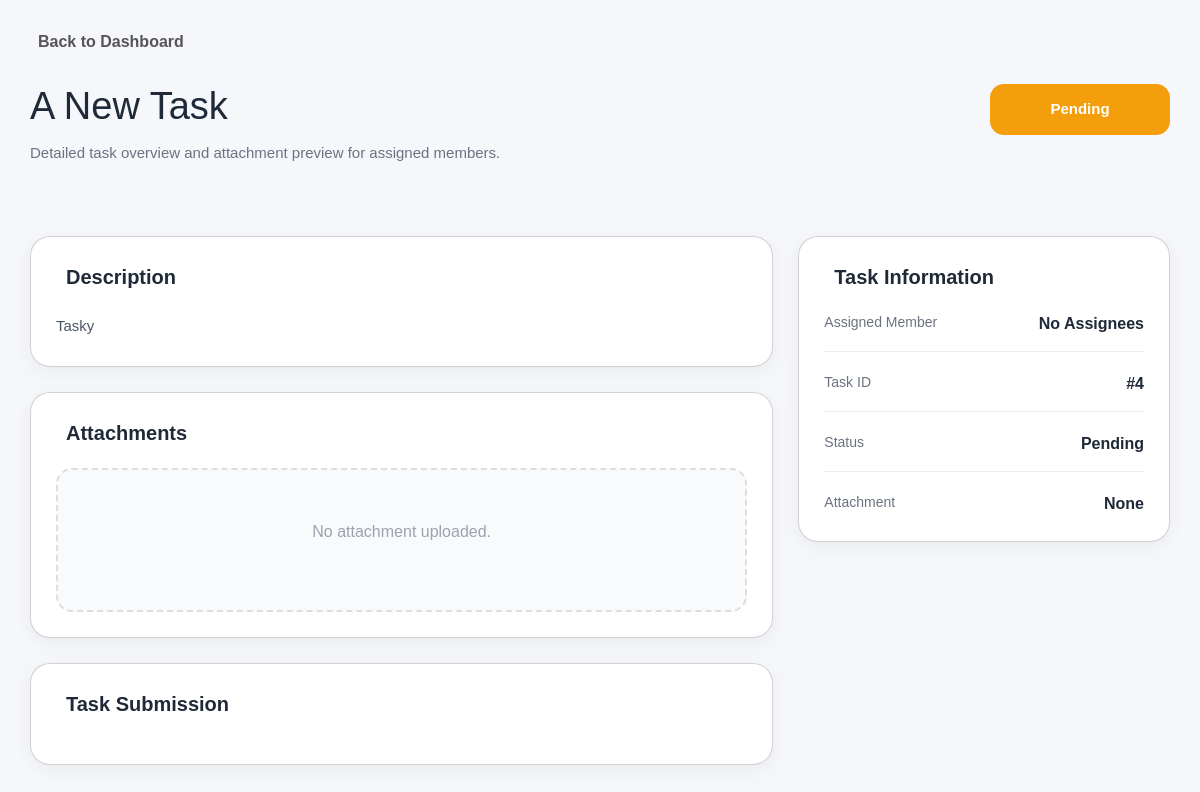
/pages/tasks/task.view.php?id=4, run on an earlier commit of the app's database.
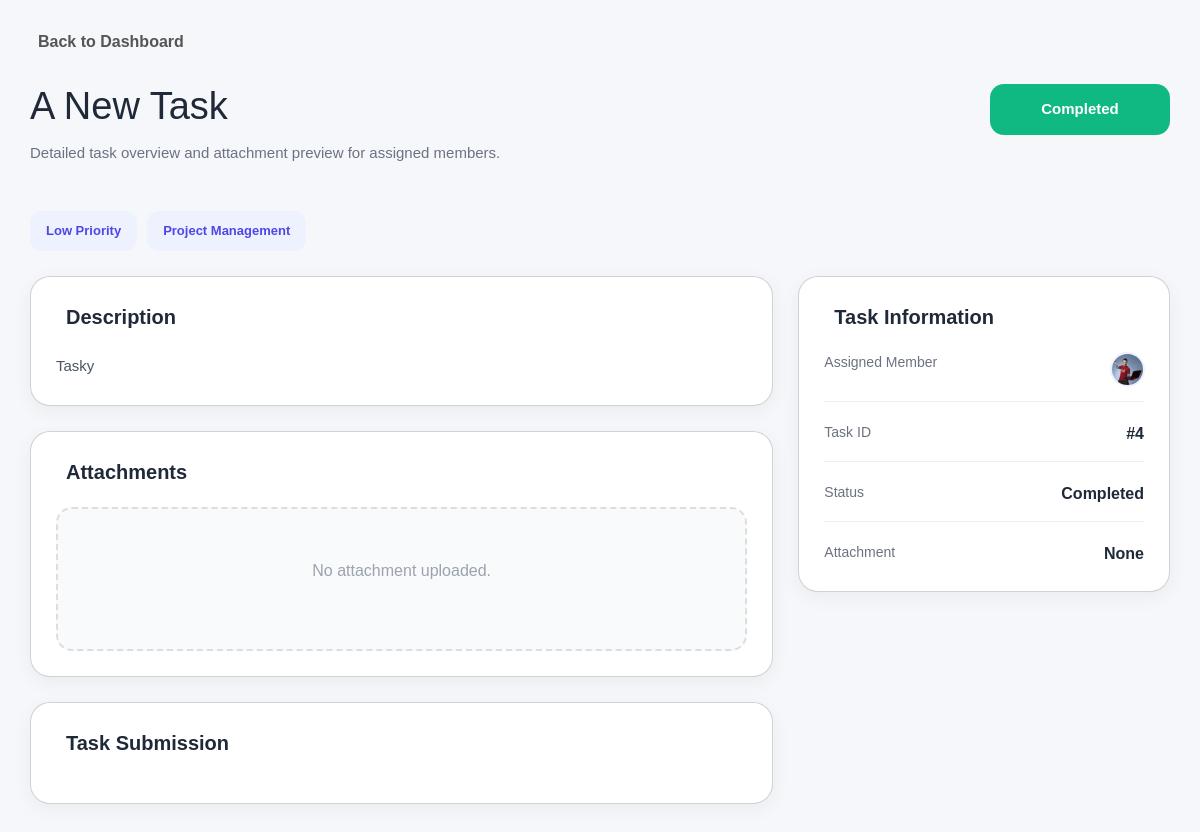
And on a later commit of the database.
### tables this page shows
CREATE TABLE `tasks_tbl` (
  `task_id` int(11) NOT NULL AUTO_INCREMENT,
  `task_name` varchar(100) NOT NULL,
  `task_description` varchar(100) NOT NULL,
  `task_status` int(11) NOT NULL DEFAULT 1,
  `task_attachment` varchar(255) DEFAULT NULL,
  `task_submit` varchar(255) DEFAULT NULL,
  `submission_text` text DEFAULT NULL,
  `submitted_by` varchar(255) DEFAULT '',
  `submitted_at` datetime DEFAULT NULL,
  PRIMARY KEY (`task_id`)
);

CREATE TABLE `task_tags_tbl` (
  `task_id` int(11) NOT NULL,
  `tag_id` int(11) NOT NULL,
  KEY `task_tag_tbl_tasks_tbl_FK` (`task_id`),
  KEY `task_tag_tbl_tags_tbl_FK` (`tag_id`),
  CONSTRAINT `task_tag_tbl_tags_tbl_FK` FOREIGN KEY (`tag_id`) REFERENCES `tags_tbl` (`tag_id`) ON DELETE CASCADE,
  CONSTRAINT `task_tag_tbl_tasks_tbl_FK` FOREIGN KEY (`task_id`) REFERENCES `tasks_tbl` (`task_id`) ON DELETE CASCADE
);

CREATE TABLE `tags_tbl` (
  `tag_id` int(11) NOT NULL AUTO_INCREMENT,
  `tag` varchar(255) NOT NULL,
  PRIMARY KEY (`tag_id`)
);

CREATE TABLE `task_members_tbl` (
  `task_id` int(11) NOT NULL,
  `user_id` int(11) NOT NULL,
  KEY `task_members_tbl_users_tbl_FK` (`user_id`),
  KEY `task_members_tbl_tasks_tbl_FK` (`task_id`),
  CONSTRAINT `task_members_tbl_tasks_tbl_FK` FOREIGN KEY (`task_id`) REFERENCES `tasks_tbl` (`task_id`) ON DELETE CASCADE,
  CONSTRAINT `task_members_tbl_users_tbl_FK` FOREIGN KEY (`user_id`) REFERENCES `users_tbl` (`user_id`) ON DELETE CASCADE
);

CREATE TABLE `users_tbl` (
  `user_id` int(11) NOT NULL AUTO_INCREMENT,
  `full_name` varchar(100) NOT NULL,
  `username` varchar(100) NOT NULL,
  `email` varchar(100) NOT NULL,
  `password` varchar(100) NOT NULL,
  `role` int(11) NOT NULL DEFAULT 2,
  `bio` varchar(255) DEFAULT NULL,
  `profile` varchar(255) DEFAULT NULL,
  PRIMARY KEY (`user_id`)
);

### includes/utils/user.utils.php (called while the page is built, shortened)
<?php
function get_user_profile_image($conn, $user_id) : string {
    $all_users = mysqli_query($conn, "SELECT * FROM users_tbl WHERE user_id = '$user_id'");
    $user = mysqli_fetch_array($all_users);
    return "/task_management/uploads/profiles/" . $user['profile'];
}

### pages/tasks/task.view.php (the view, shortened to what the changed rows need)
<?php
require_once "../../includes/conn.php";
include_once "../../includes/utils/user.utils.php";
$task_id = mysqli_real_escape_string($conn, $_GET['id']);
$query = mysqli_query($conn, "
    SELECT tasks_tbl.*
    FROM tasks_tbl
    WHERE task_id = '$task_id'
");
$task = mysqli_fetch_assoc($query);
switch ($task['task_status']) {
    case 1:
        $statusText = "Pending";
        $statusClass = "pending";
        break;
    case 3:
        $statusText = "Completed";
        $statusClass = "done";
        break;
}
?>
<!DOCTYPE html>
<html lang="en">
<head>
    <link rel="stylesheet" href="../../assets/css/bootstrap.min.css" />
    <link rel="stylesheet"
        href="https://cdnjs.cloudflare.com/ajax/libs/line-awesome/1.3.0/line-awesome/css/line-awesome.min.css">
</head>
<body>
    <div class="wrapper">
        <div class="header">
            <div class="title-area">
                <h1><?php echo htmlspecialchars($task['task_name']); ?></h1>
                <p>Detailed task overview and attachment preview for assigned members.</p>
            </div>
            <div class="status-badge <?php echo $statusClass; ?>">
                <?php echo $statusText; ?>
            </div>
        </div>
        <div class="tags">
            <?php
            $select_task_tags = mysqli_query($conn, "SELECT * FROM task_tags_tbl LEFT JOIN tags_tbl ON tags_tbl.tag_id = task_tags_tbl.tag_id WHERE task_id = '$task_id'");
            while ($tag = mysqli_fetch_array($select_task_tags)) {
                ?>
                <div class="tag"><?php echo $tag['tag']; ?></div>
                <?php
            }
            ?>
        </div>
        <div class="content-grid">
            <div>
                <div class="card" id="task-submission">
                    <div class="card-title">
                        <i class="las la-file-alt"></i> Description
                    </div>
                    <div class="description">
                        <?php echo nl2br(htmlspecialchars($task['task_description'])); ?>
                    </div>
                </div>
            </div>
            <div>
                <div class="card">
                    <div class="info-list">
                        <div class="info-item">
                            <div class="info-value">
                                <div class="d-flex align-items-center">
                                    <?php
                                    $select_members = mysqli_query($conn, "
                                        SELECT * FROM task_members_tbl
                                        LEFT JOIN users_tbl ON users_tbl.user_id = task_members_tbl.user_id
                                        WHERE task_id = '$task_id'
                                    ");
                                    $members_num = mysqli_num_rows($select_members);
                                    if ($members_num != 0) {
                                        while ($row = mysqli_fetch_array($select_members)) {
                                            ?>
                                            <a href="../profile/profile.php?user_id=<?= $row['user_id']; ?>" class="member-img">
                                                <img src="<?php echo get_user_profile_image($conn, $row['user_id']); ?>"
                                                    alt="<?php echo $row['full_name']; ?>"
                                                    title="<?php echo $row['full_name']; ?>" style="width:35px; height:35px;">
                                            </a>
                                            <?php
                                        }
                                    } else {
                                        echo 'No Assignees';
                                    }
                                    ?>
                                </div>
                            </div>
                        </div>
                        <div class="info-item">
                            <div class="info-label">Task ID</div>
                            <div class="info-value">#<?php echo $task['task_id']; ?></div>
                        </div>
                        <div class="info-item">
                            <div class="info-label">Status</div>
                            <div class="info-value"><?php echo $statusText; ?></div>
                        </div>
                    </div>
                </div>
            </div>
        </div>
    </div>
</body>
</html>

What changed in the data, as far as the page shows it:
changed tasks_tbl "A New Task": task_status "Pending" → "Completed"
added task_tags_tbl: tag.tag "Low Priority"
added task_tags_tbl: tag.tag "Project Management"
added task_members_tbl: user.profile (picture)
Also different on the page:
text no longer shown: "No Assignees"
